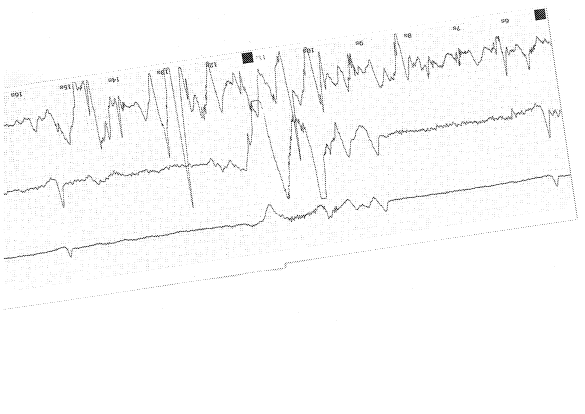
#> input picture data/scan2.png, 1170 x 827 px (shown at 1/2 size)
$ python reader.py
#> lines starting #> are read from the running program, lines starting #| are printed output that depends on the picture; after the words box and inside, x2 and y2 are one past the last pixel; in counts of white or black regions, pixels touching at a corner belong together
import typing as tp
import pathlib
import dataclasses
import collections
import itertools
import enum

import cv2
import imutils
import numpy as np

import shapely.geometry

import matplotlib.pyplot as plt


class colors(enum.Enum):

    BLUE = (255, 0, 0)
    GREEN = (0, 255, 0)
    RED = (0, 0, 255)

    @property
    def bgr(self):
        return self.value

    def dist(self, other) -> float:
        return np.linalg.norm(np.array(self.value) - other)


@dataclasses.dataclass
class Line:
    """Oriented Lines in R^2. """

    a: float
    b: float
    c: float

    def __post_init__(self):
        if self.a == self.b == 0:
            raise ValueError("Parameters 'a' and 'b' cannot both be zero.")

        # Normalize -- Two lines are the same if parameters are the same up to
        # a _positive_ scaling factor, left side is positive

        norm = np.linalg.norm(dataclasses.astuple(self)[:2])
        self.a = self.a / norm
        self.b = self.b / norm
        self.c = self.c / norm

    def __call__(self, point) -> float:
        x, y = point
        return self.a * x + self.b * y + self.c

    def __neg__(self) -> "Line":
        return self.__class__(-self.a, -self.b, -self.c)

    # [8 lines left out: function parallel_line, not called in this run]

    def orthogonal_line(self, point) -> "Line":
        """Returns the orthogonal line passing through (x, y). """

        x, y = point
        a, b, c = dataclasses.astuple(self)

        # Orientation consistent with cross-product with pos. z-axis
        return self.__class__(-b, a, -a * y + b * x)

    def project_point(self, point):
        orth = self.orthogonal_line(point)
        return self ^ orth

    def get_line_segment(self, image):
        """ Returns the line segment that intersects the image. """

        # TODO: Fix for when line more closely aligns with y-axis
        m, n = image.shape[:2]
        a, b, c = dataclasses.astuple(self)
        x0, y0 = (0, int(-c/b))
        x1, y1 = (n, int(-(a*n + c)/b))
        return ((x0, y0), (x1, y1))

    def __add__(self, other):
        a, b, c = dataclasses.astuple(self)
        return self.__class__(a, b, c + float(other))

    def __sub__(self, other):
        a, b, c = dataclasses.astuple(self)
        return self.__class__(a, b, c - float(other))

    def __ge__(self, point):
        return self(point) <= 0

    def __le__(self, point):
        return self(point) >= 0

    def __gt__(self, point):
        return self(point) < 0

    def __lt__(self, point):
        return self(point) > 0

    def __xor__(self, other):
        # Intersect
        A = np.vstack((dataclasses.astuple(self),
                       dataclasses.astuple(other)))

        x = np.linalg.solve(A[:, :2], -A[:, 2])
        return x


@dataclasses.dataclass
class Reader:
    color_to_grayscale: int = cv2.COLOR_BGR2GRAY
    grayscale_to_color: int = cv2.COLOR_GRAY2BGR

    blur_kernel_size: tp.Tuple[int, int] = (3, 3)
    blur_dist: int = 0

    morph_kernel = np.ones((3, 3))
    morph_num_iter = 1

    thresh_val = 130
    thresh_maxval = 255

    contour_mode: int = cv2.RETR_EXTERNAL       # Retreive only the external contours
    contour_method: int = cv2.CHAIN_APPROX_TC89_L1      # Apply a flavor of the Teh Chin chain approx algo

    draw_binary: bool = True
    draw_contours: bool = True
    draw_axis: bool = True

    marker_min_aspect = 0.5
    marker_min_area = 100
    marker_max_value = 100

    rectangle_approx_tol = 0.04

    resample_x_max = 1.8
    resample_y_max = 0.8
    resample_step_x = 1/1000
    resample_step_y = 1/1000

    def get_image_moment(self, order: int = 1):
        image = self.image
        if len(image.shape) > 2:
            image = np.mean(image, axis=2)

        m, n = image.shape
        v = np.mean(image)
        x0 = np.mean(image * np.arange(n)**order) / v
        y0 = np.mean(image * np.arange(m)[:, np.newaxis]**order) / v
        return (x0, y0)

    def get_axis(self, rectangles: tp.List[np.ndarray]):
        rectangles = [r.reshape(-1, 2) for r in rectangles]

        # First get best line fitting the marker centres
        centres = [r.mean(axis=0) for r in rectangles]
        A = np.ones((len(rectangles), 3))
        for i, c in enumerate(centres):
            A[i, 1:] = c

        # Best line coeeficients from the approximate null-vector
        svd = np.linalg.svd(A)
        c, a, b = svd[-1][-1, :]
        centreline = Line(a, b, c)

        # Obtain a better fit using all four vertices of the rectangles
        B = np.zeros((4*len(rectangles), 4))
        for (i, rect) in enumerate(rectangles):
            # Insert rectangle vertices
            B[4 * i: 4*i + 4, 2:] = rect
            for j, pt in enumerate(rect):
                # Constant coefficients
                B[4*i + j, int(centreline <= pt)] = 1

        svd = np.linalg.svd(B)
        c, d, a, b = svd[-1][-1, :]

        # Equation for x-axis -- best fit for centreline
        # x_axis = Line(a, b, (c + d)/2)
        x_axis = Line(a, b, c)      # Why not (c + d) / 2

        # Get image gentroid and orient the line
        image_centre = self.get_image_moment(order=1)
        if x_axis >= image_centre:
            x_axis = -x_axis

        # Place a preliminary y-axis
        y_axis_prelim = x_axis.orthogonal_line(image_centre)

        # Place origin on the first marker along the oriented x-axis
        origin = sorted(centres, key=y_axis_prelim)[0]
        y_axis = x_axis.orthogonal_line(origin)

        self.axis = (x_axis, y_axis)
        self.scale = np.linalg.norm(centres[1] - centres[0])

    def match_contours(self,
                       match_types: tp.List[str],
                       contours: tp.List[np.ndarray] = None):
        """Iterate over the contours and apply a classifying function to each contour.

        Return a dictionary of the matches with the match type as key. There can only
        be one matchtype per contour.
        """
        contours = contours or self.get_contours()

        matchers = {type: getattr(self, f"match_{type}") for type in match_types}
        matches = collections.defaultdict(list)

        for c in contours:
            for match_type, matcher in matchers.items():
                match_result = matcher(c)
                if match_result is not None:
                    matches[match_type].append(match_result)
                    break

        return matches

    def match_rectangle(self, c: np.ndarray):
        """If `c` can be approximated by a square, return an approximation."""
        perimeter = cv2.arcLength(c, True)

        # create a closed polygonal approximation to `c` with the distance between them
        # less than `epsilon*perimeter`.
        approx = cv2.approxPolyDP(c, self.rectangle_approx_tol*perimeter, True)

        if len(approx) == 4:
            angles = angles_in_contour(approx)
            # Check angles for rectangle
            if max(abs(angles - np.pi/2)) < 0.1  * np.pi:
                return approx

    def match_marker(self, c: np.ndarray) -> np.ndarray:
        """Return rectange if it matches a square marker on the paper strip."""
        rectangle = self.match_rectangle(c)

        if (rectangle is not None
                and rectangle_aspect(rectangle) > self.marker_min_aspect
                and self.get_contour_area(rectangle) > self.marker_min_area
                and self.get_contour_mean_value(rectangle) < self.marker_max_value):
            return rectangle

    def match_graph_candidate(self, c: np.ndarray) -> np.ndarray:
        """Return contour if it is poorly approximated by a circle."""
        perimeter = cv2.arcLength(c, True)
        pg = shapely.geometry.Polygon(c.reshape(-1, 2))
        rel_area = 4 * pg.area / perimeter**2
        if rel_area < 0.1:
            return c

    def get_contour_area(self, c):
        return cv2.contourArea(c)
        # pg = shapely.geometry.Polygon(c.reshape(-1, 2))
        # return pg.area

    def get_contour_interior(self, c):
        c = c.reshape(-1, 2)
        x0, y0 = c.min(axis=0)
        x1, y1 = c.max(axis=0)

        pg = shapely.geometry.Polygon(c)

        pixels = indices_in_window(x0, y0, x1, y1)
        inside = [i for (i, pix) in enumerate(pixels)
                  if pg.contains(shapely.geometry.Point(pix))]

        interior = pixels[inside]
        return interior

    def get_contour_mean_value(self, c):
        I, J = self.get_contour_interior(c).T
        mean_value = self.image_orig[J, I].mean()
        return mean_value

    # [4 lines left out: function get_contour_max_value, not called in this run]

    def load_image(self, filepath: pathlib.Path) -> None:
        self.filepath = filepath
        self.image_orig = cv2.imread(str(filepath))
        self.reset_image()      # Copy image
        self.axis = None
        self.scale = None

    def reset_image(self) -> None:
        self.image = self.image_orig.copy()

    def bgr_to_gray(self) -> None:
        """Convert image to greyscale."""
        self.image = cv2.cvtColor(self.image, self.color_to_grayscale)

    def gray_to_bgr(self):
        self.image = cv2.cvtColor(self.image, self.grayscale_to_color)

    def threshold(self, thresh_val: float = None) -> None:
        """Apply a fixed level threshold to each pixel.

        dst(x, y) = maxval if src(x, y) > thresh_val else 0

        thresh_val is set from the image histogram using Otsu's binarisation, assuming the image
        histogram is bimodal.

        It is recommended to blur the image before binarisation.
        """
        _, self.image = cv2.threshold(self.image, 0, 255, cv2.THRESH_BINARY + cv2.THRESH_OTSU)

    def blur(self, kernel_size=None):
        kernel_size = kernel_size or self.blur_kernel_size
        self.image = cv2.blur(self.image, self.blur_kernel_size, self.blur_dist)

    # [25 lines left out: functions morph, close, not called in this run]

    def invert(self) -> None:
        """Invert a binary greyscale image."""
        self.image = self.thresh_maxval - self.image

    def get_contours(self, min_size: int = 6) -> tp.List[np.ndarray]:
        """Find contours in a binary image."""
        contours = cv2.findContours(self.image, self.contour_mode, self.contour_method)
        contours = imutils.grab_contours(contours)
        contours = list(filter(lambda c: c.size > min_size, contours))

        return contours

    def filter_contours(self, contours):
        """Keep only the pixels inside the contours """

        shape = (m, n) = self.image.shape[:2]
        image_filter = np.zeros(shape, dtype=self.image.dtype)
        image_filter = cv2.drawContours(image_filter, contours, -2, 255, cv2.FILLED)

        self.image = np.fmin(self.image, image_filter)

    def resample(self):
        x_axis, y_axis = self.axis
        origin = x_axis ^ y_axis
        a = x_axis ^ (y_axis - self.scale * self.resample_x_max)
        b = (x_axis - self.scale * self.resample_y_max) ^ y_axis

        n_x = int(self.resample_x_max / self.resample_step_x)
        n_y = int(self.resample_y_max / self.resample_step_y)

        # Get the coordinates defining affine transform
        source_pts = np.array([origin, a, b], dtype="float32")
        target_pts = np.array([[0,n_y], [n_x, n_y], [0, 0]], dtype="float32")
        mapping = cv2.getAffineTransform(source_pts, target_pts)

        self.image = cv2.warpAffine(self.image, mapping, (n_x, n_y))

    def image_to_point_cloud(self):
        I, x = np.where(self.image)
        y = self.image.shape[0] - I - 1
        return np.hstack((x.reshape(-1,1), y.reshape(-1,1)))

    def draw(self, features, image=None):
        image_draw = image if image is not None else self.image_orig.copy()
        color_iterator = itertools.cycle(colors)
        lw = 1

        if self.axis:
            color = next(color_iterator)
            x_axis, y_axis = self.axis

            pt0, pt1 = x_axis.get_line_segment(image_draw)
            cv2.line(image_draw, pt0, pt1, color.bgr, lw)


            pt0, pt1 = y_axis.get_line_segment(image_draw)
            cv2.line(image_draw, pt0, pt1, color.bgr, lw)

            pt0, pt1 = (y_axis -self.scale * self.resample_x_max).get_line_segment(image_draw)
            cv2.line(image_draw, pt0, pt1, color.bgr, lw)

            pt0, pt1 = (x_axis -self.scale * self.resample_y_max).get_line_segment(image_draw)
            cv2.line(image_draw, pt0, pt1, color.bgr, lw)

            x0, y0 = self.get_image_moment()
            cv2.circle(image_draw, (int(x0), int(y0)),  5, color.bgr)
            cv2.circle(image_draw, (int(x0), int(y0)), 25, color.bgr)

        for contours in features.values():
            color = next(color_iterator)
            image_draw = cv2.drawContours(image_draw, contours, -2, color.bgr, lw)

        cv2.imshow("Image", image_draw)
        cv2.waitKey(0)

    def plot(self, image=None):
        fig, ax = plt.subplots(1)
        if image is None:
            _image = self.image
        else:
            _image = image

        ax.imshow(_image, "gray")
        plt.show()
        plt.close(fig)

    def show(self):
        cv2.imshow("Current image", self.image)
        cv2.waitKey(0)

    def read_image(self, filepath: pathlib.Path):
        self.load_image(filepath)
#> in load_image, self.image_orig is the input picture: shape (827, 1170, 3); min 0, max 255, mean 250.7
        self.show()

        # Try to find the black markers in a fairly sharp image
        # First convert to binary grayscale image and convert
        self.bgr_to_gray()
        self.invert()
        self.blur(3)

        # self.image = cv2.equalizeHist(self.image)       # Works wonders for low quality?

        self.threshold()
#> in threshold, `_, self.image = cv2.threshold(self.image, 0, 255, cv2.THRESH_BINARY + ..`:
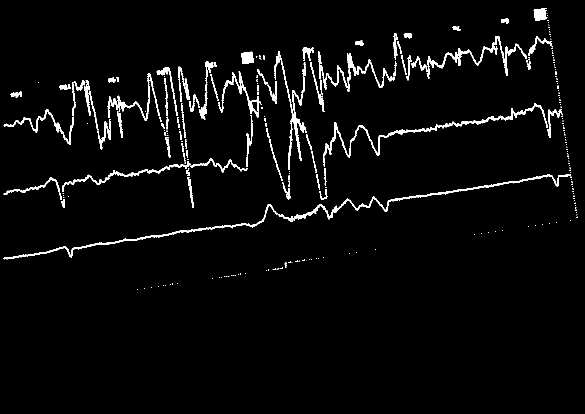
#> self.image: shape (827, 1170) (shown at 1/2 size); 3.3% white; 315 white regions (189 under 20 px), largest, box (x1, y1, x2, y2) and area: (557, 348, 1142, 444) 2681, (699, 206, 1096, 312) 2288, (7, 408, 555, 519) 2130

        horizontal = self.image.copy()

        structuring_element = cv2.getStructuringElement(cv2.MORPH_RECT, (4, 4))
        horizontal = cv2.erode(horizontal, structuring_element)
#> horizontal: shape (827, 1170); 0.3% white; 305 white regions (275 under 20 px), largest, box (x1, y1, x2, y2) and area: (1070, 19, 1092, 40) 374, (485, 106, 506, 127) 366, (696, 110, 707, 135) 119
        horizontal = cv2.dilate(horizontal, structuring_element)
#> horizontal: shape (827, 1170); 1.1% white; 236 white regions (57 under 20 px), largest, box (x1, y1, x2, y2) and area: (1069, 18, 1094, 42) 512, (484, 105, 508, 129) 501, (695, 109, 718, 149) 314

        # 1. Extract edges
        edges = cv2.adaptiveThreshold(horizontal, 255, cv2.ADAPTIVE_THRESH_MEAN_C, cv2.THRESH_BINARY, 3, -2)
#> edges: shape (827, 1170); 0.61% white in thin lines or dots, all inside (x1, y1, x2, y2) = (10, 18, 1142, 519)

        # 2. Dilate edges
        kernel = np.ones((2, 2))
        edges = cv2.dilate(edges, kernel)
#> edges: shape (827, 1170); 1.2% white in thin lines or dots, all inside (x1, y1, x2, y2) = (10, 18, 1143, 520)

        # 3. src.copyTo(smooth)
        smooth = horizontal.copy()

        # 4. blur smooth img
        smooth = cv2.blur(smooth, (2, 2))

        # 5 smooth.copyTo(src, edges)
        # src, mask, dst -> dst
        cv2.copyTo(smooth, horizontal, edges)       # I think this is right
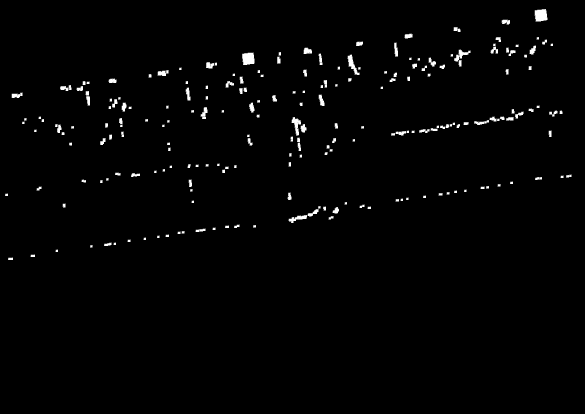
#> edges: shape (827, 1170) (shown at 1/2 size); min 0, max 255, mean 3.5

        # from IPython import embed; embed()
        self.plot(horizontal)
        self.image = smooth.copy()

        # self.morph(cv2.MORPH_CLOSE)   # Don't think I need this for nice images
        # self.plot()

        features = self.match_contours(match_types=["marker"])
#> in get_contours, `contours = cv2.findContours(self.image, self.contour_mode, self.contou..`: contours = 214 contours, 45 with area under 20; largest, box (x1, y1, x2, y2) and area: (1069, 18, 1095, 43) 540, (484, 105, 509, 130) 517, (695, 109, 719, 150) 336, (908, 99, 941, 133) 332, (583, 234, 602, 271) 304
#> the loop in match_contours, `for c in contours:` made 214 passes
#> features = {'marker': [[[506, 105], [484, 107], [486, 129], [508, 126]], [[1091, 18], [1069, 20], [1071, 42], [1094, 39]]]}

        # Now we can find axes
        markers = features["marker"]
#> markers = 2 contours; box (x1, y1, x2, y2) and area: (1069, 18, 1095, 43) 490, (484, 105, 509, 130) 478
        self.get_axis(markers)
#> in get_axis, `rectangles = [r.reshape(-1, 2) for r in rectangles]`: rectangles = [[[506, 105], [484, 107], [486, 129], [508, 126]], [[1091, 18], [1069, 20], [1071, 42], [1094, 39]]]
#> in get_axis, `centres = [r.mean(axis=0) for r in rectangles]`: centres = [[496, 116.8], [1081.2, 29.75]]
#> in get_axis, `A = np.ones((len(rectangles), 3))`: A = [[1, 1, 1], [1, 1, 1]]
#> the loop in get_axis, `for i, c in enumerate(centres):` made 2 passes
#> after the loop in get_axis, `for i, c in enumerate(centres):`: A = [[1, 496, 116.8], [1, 1081.2, 29.75]]
#> in get_axis, `svd = np.linalg.svd(A)`: svd = ([[-0.422, -0.907], [-0.907, 0.422]], [1192, 93.52], [[-0.00111, -0.998, -0.0639], [-0.00519, 0.0639, -0.998], [-1, 0.00078, 0.00525]])
#> in get_axis, `c, a, b = svd[-1][-1, :]`: c = -1; a = 0.00078; b = 0.00525
#> in get_axis, `B = np.zeros((4*len(rectangles), 4))`: B = [[0, 0, 0, 0], [0, 0, 0, 0], [0, 0, 0, 0], [0, 0, 0, 0], [0, 0, 0, 0], [0, 0, 0, 0], [0, 0, 0, 0], [0, 0, 0, 0]]
#> the loop in get_axis, `for (i, rect) in enumerate(rectangles):` made 2 passes
#> rect on passes 1 to 2: [[506, 105], [484, 107], [486, 129], [508, 126]], [[1091, 18], [1069, 20], [1071, 42], [1094, 39]]
#> after the loop in get_axis, `for (i, rect) in enumerate(rectangles):`: B = [[1, 0, 506, 105], [1, 0, 484, 107], [0, 1, 486, 129], [0, 1, 508, 126], [1, 0, 1091, 18], [1, 0, 1069, 20], [0, 1, 1071, 42], [0, 1, 1094, 39]]
#> in get_axis, `c, d, a, b = svd[-1][-1, :]`: c = 0.665; d = 0.746; a = -0.000551; b = -0.00371
#> in get_image_moment, `v = np.mean(image)`: v = 2.91
#> in get_image_moment, `x0 = np.mean(image * np.arange(n)**order) / v`: x0 = 620.7
#> in get_image_moment, `y0 = np.mean(image * np.arange(m)[:, np.newaxis]**order) / v`: y0 = 215.8
#> in get_axis, `image_centre = self.get_image_moment(order=1)`: image_centre = (620.7, 215.8)
#> in orthogonal_line, `x, y = point`: x = 620.7; y = 215.8

        # Reset and find graphs
        self.reset_image()
        self.bgr_to_gray()
        self.invert()
        # self.blur(3)
        self.threshold()
#> in threshold (call 2), `_, self.image = cv2.threshold(self.image, 0, 255, cv2.THRESH_BINARY + ..`:
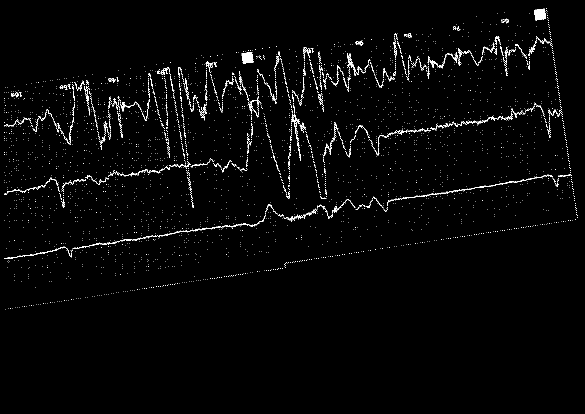
#> self.image: shape (827, 1170) (shown at 1/2 size); 1.9% white in thin lines or dots, all inside (x1, y1, x2, y2) = (8, 16, 1155, 619)

        features.update(self.match_contours(match_types=["graph_candidate"]))
#> the loop in match_contours (call 2), `for c in contours:` made 379 passes
#> c on passes 1, 21, 22: [[144, 499], [143, 501], [143, 504], [143, 502]], [[123, 402], [124, 404], [124, 406], [124, 404]], [[744, 400], [740, 404], [739, 406], [741, 405]]
        graphs = features["graph_candidate"]

        # Reset and keep only graphs
        self.reset_image()
        self.bgr_to_gray()
        self.invert()
        self.filter_contours(graphs)
#> in filter_contours, `image_filter = cv2.drawContours(image_filter, contours, -2, 255, cv2.F..`:
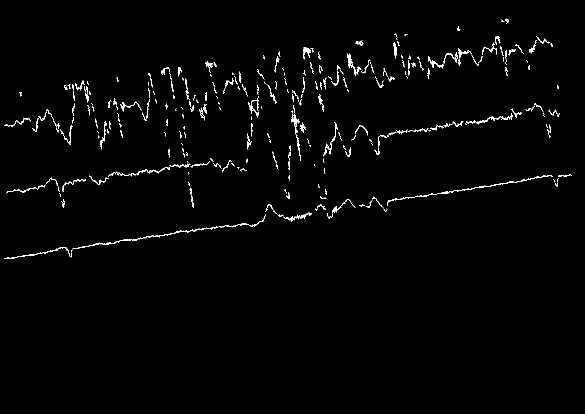
#> image_filter: shape (827, 1170) (shown at 1/2 size); 1.3% white in thin lines or dots, all inside (x1, y1, x2, y2) = (8, 37, 1143, 518)
        self.invert()

        # Restore colors
        self.gray_to_bgr()
        self.draw(features, image=self.image)
#> in draw, `cv2.line(image_draw, pt0, pt1, color.bgr, lw)`:
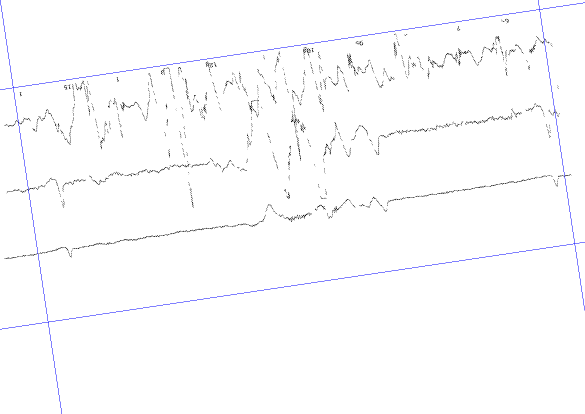
#> image_draw: shape (827, 1170, 3) (shown at 1/2 size); mean B, G, R 253.2, 252.2, 252.2
#> the loop in draw, `for contours in features.values():` made 2 passes


        self.reset_image()
        self.bgr_to_gray()
        self.invert()
        self.filter_contours(graphs)
        self.resample()
#> in resample, `self.image = cv2.warpAffine(self.image, mapping, (n_x, n_y))`:
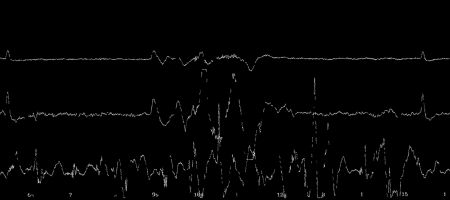
#> self.image: shape (800, 1800) (shown at 1/4 size); min 0, max 255, mean 3.4
        self.blur()
        self.invert()
#> in invert (call 6), `self.image = self.thresh_maxval - self.image`:
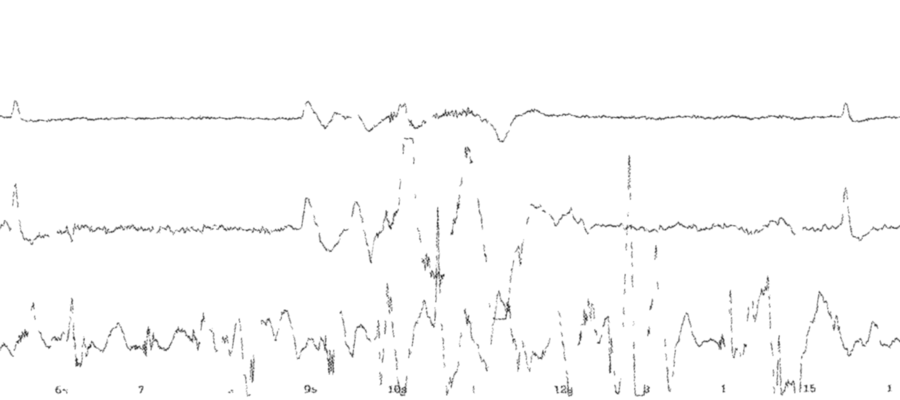
#> self.image: shape (800, 1800) (shown at 1/2 size); min 20, max 255, mean 251.6
        self.show()

        self.invert()
        return self.image_to_point_cloud()

        # self.draw(features)
        # return features


def indices_in_window(x0, y0, x1, y1):
    I, J = np.meshgrid(np.arange(x0, x1+1), np.arange(y0, y1+1))
    return np.hstack((I.reshape(-1, 1), J.reshape(-1,1)))


def angles_in_contour(c: np.ndarray) -> np.ndarray:
    """Get angles of a convex contour. """
    pg = c.reshape(-1, 2)
    # Get normalized edge vectors
    n = pg - np.roll(pg, -1, axis=0)
    n = n / np.linalg.norm(n, axis=1).reshape(-1, 1)

    # Compute cosine of exterior angles
    # NOTE: Would need to handle sign for reentrant corners (use atan2)
    r = np.clip((n * np.roll(n, -1, axis=0)).sum(axis=1), -1, 1)

    # Get interior angles
    angles = np.pi - np.arccos(r)
    return angles


def rectangle_aspect(c):
    pg = c.reshape(-1, 2)
    dx = np.linalg.norm(pg[1] - pg[0])
    dy = np.linalg.norm(pg[3] - pg[0])
    return min(dx, dy) / max(dx, dy)


if __name__ == "__main__":
    reader = Reader()

    # filepath = pathlib.Path("data/scan3_sample2.png")
    # values = reader.read_image(filepath)

    filepath = pathlib.Path("data/scan2.png")
    values = reader.read_image(filepath)
